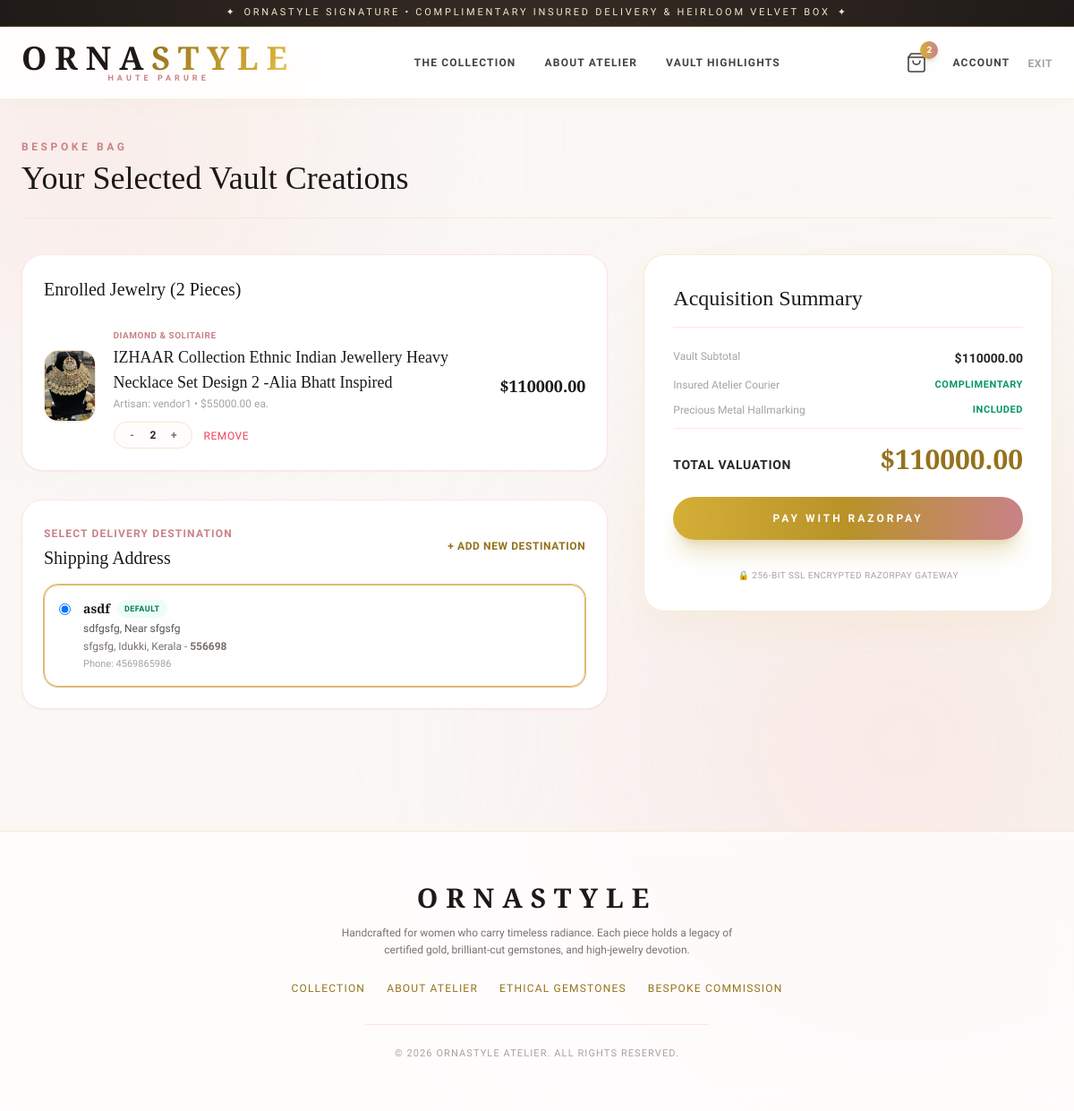
The app's page /cart/ (signed in), older data.
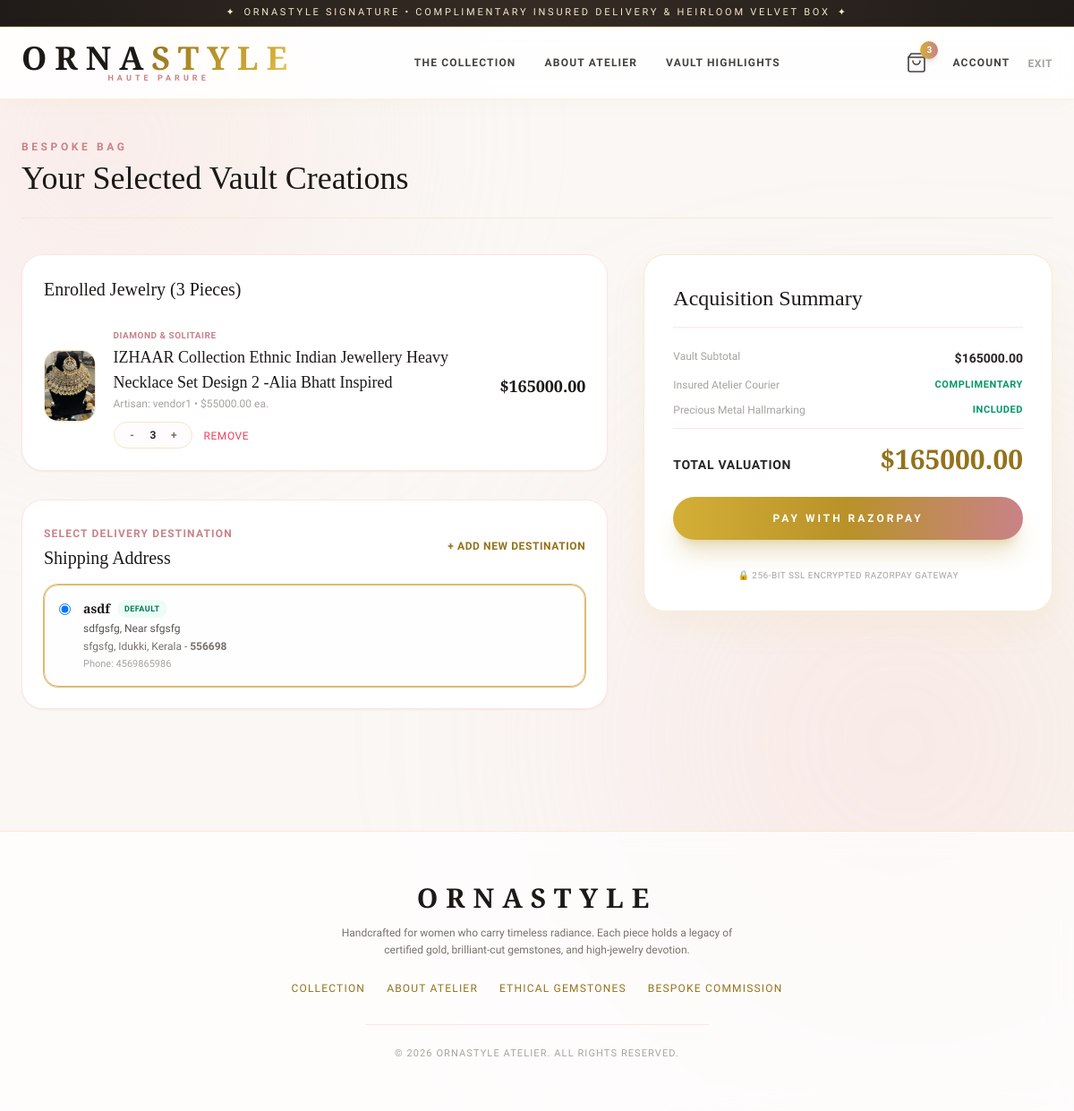
The same page, newer data.
### core/models.py (models this page shows, shortened)
class Cart(models.Model):
    user = models.OneToOneField(
        User, on_delete=models.CASCADE, related_name='cart'
    )
    created_at = models.DateTimeField(auto_now_add=True)
    @property
    def total_price(self):
        return sum(item.subtotal for item in self.items.all())
    @property
    def total_count(self):
        return sum(item.quantity for item in self.items.all())

class CartItem(models.Model):
    cart = models.ForeignKey(
        Cart, on_delete=models.CASCADE, related_name='items'
    )
    jewelry = models.ForeignKey(JewelryItem, on_delete=models.CASCADE)
    quantity = models.PositiveIntegerField(default=1)
    @property
    def subtotal(self):
        return self.jewelry.price * self.quantity

class JewelryItem(models.Model):
    MATERIAL_CHOICES = [
        ('18K_ROSE_GOLD', '18K Rose Gold'),
        ('24K_YELLOW_GOLD', '24K Yellow Gold'),
        ('WHITE_GOLD', 'White Gold'),
        ('DIAMOND_SOLITAIRE', 'Diamond & Solitaire'),
        ('PEARL_GEMSTONE', 'Freshwater Pearl & Gemstone'),
        ('STERLING_SILVER', '925 Sterling Silver'),
    ]
    vendor = models.ForeignKey(
        User, on_delete=models.CASCADE, related_name='jewelry_items'
    )
    category = models.ForeignKey(
        Category, on_delete=models.SET_NULL, null=True, related_name='products'
    )
    title = models.CharField(max_length=200)
    description = models.TextField()
    price = models.DecimalField(max_digits=10, decimal_places=2)
    material = models.CharField(
        max_length=30, choices=MATERIAL_CHOICES, default='18K_ROSE_GOLD'
    )
    weight_in_grams = models.DecimalField(max_digits=6, decimal_places=2)
    stock = models.PositiveIntegerField(default=1)
    image = models.ImageField(upload_to='jewelry_photos/', blank=True, null=True)
    is_active = models.BooleanField(default=True)
    created_at = models.DateTimeField(auto_now_add=True)

class User(AbstractUser):
    class Role(models.TextChoices):
        ADMIN = 'ADMIN', 'Store Administrator'
        VENDOR = 'VENDOR', 'Artisan / Vendor'
        CUSTOMER = 'CUSTOMER', 'Customer'
    role = models.CharField(
        max_length=15, choices=Role.choices, default=Role.CUSTOMER
    )
    phone = models.CharField(max_length=20, blank=True, null=True)
    def is_vendor(self):
        return self.role == self.Role.VENDOR
    def is_custom_admin(self):
        return self.role == self.Role.ADMIN or self.is_superuser

class Address(models.Model):
    user = models.ForeignKey(
        User, on_delete=models.CASCADE, related_name='addresses'
    )
    full_name = models.CharField(max_length=150)
    phone_number = models.CharField(max_length=20)
    street_address = models.CharField(max_length=255)
    landmark = models.CharField(max_length=150, blank=True, null=True)
    city_or_town = models.CharField(max_length=100)
    district = models.CharField(max_length=100, default='Idukki')
    state = models.CharField(max_length=100, default='Kerala')
    pincode = models.CharField(max_length=10)
    is_default = models.BooleanField(default=False)
    created_at = models.DateTimeField(auto_now_add=True)

### core/views.py (the view)
# urls.py: path('cart/', views.cart_detail_view, name='cart_detail'),
@login_required
def cart_detail_view(request):
    if request.user.is_custom_admin():
        messages.info(request, "Administrators do not maintain a client shopping cart.")
        return redirect('dashboard')
    cart, _ = Cart.objects.get_or_create(user=request.user)
    addresses = Address.objects.filter(user=request.user).order_by('-is_default', '-created_at')
    selected_address = addresses.filter(is_default=True).first() or addresses.first()
    context = {
        'cart': cart,
        'addresses': addresses,
        'selected_address': selected_address,
        'razorpay_key_id': settings.RAZORPAY_KEY_ID,
    }
    return render(request, 'store/cart.html', context)

### templates/store/cart.html (shortened to what this page needs)
{% extends 'base.html' %}
{% block content %}
<div class="max-w-6xl mx-auto space-y-10">
    <div class="border-b border-ornagold-200/80 pb-6">
        <span class="text-xs uppercase tracking-[0.3em] text-rosegold font-bold">Bespoke Bag</span>
        <h1 class="font-serif text-3xl sm:text-4xl text-stone-900 font-normal mt-1">Your Selected Vault Creations</h1>
    </div>
    {% if cart.items.exists %}
    <div class="grid grid-cols-1 lg:grid-cols-12 gap-10 items-start">
        <div class="lg:col-span-7 space-y-8">
            <div class="bg-white rounded-3xl p-6 border border-rose-100 shadow-sm space-y-6">
                <h2 class="font-serif text-xl text-stone-900">Enrolled Jewelry ({{ cart.total_count }} Pieces)</h2>
                <div class="divide-y divide-rose-50">
                    {% for item in cart.items.all %}
                    <div class="py-5 first:pt-0 last:pb-0 flex items-center space-x-5">
                        {% if item.jewelry.image %}
                            <img src="{{ item.jewelry.image.url }}" alt="{{ item.jewelry.title }}" class="w-20 h-20 rounded-2xl object-cover border border-ornagold-200 shadow-sm">
                        {% else %}
                            <div class="w-20 h-20 rounded-2xl bg-ornagold-50 border border-ornagold-200 flex items-center justify-center text-[10px] text-stone-400 font-serif italic text-center p-1">No Pic</div>
                        {% endif %}
                        <div class="flex-grow">
                            <span class="text-[10px] uppercase tracking-wider text-rosegold font-semibold">{{ item.jewelry.get_material_display }}</span>
                            <h3 class="font-serif text-lg font-medium text-stone-900">{{ item.jewelry.title }}</h3>
                            <p class="text-xs text-stone-400 font-light mt-0.5">Artisan: {{ item.jewelry.vendor.username }} &bull; ${{ item.jewelry.price }} ea.</p>
                            <div class="flex items-center space-x-3 mt-3">
                                <form method="post" action="{% url 'update_cart_item' item.pk %}" class="flex items-center border border-ornagold-200 rounded-full px-2 py-0.5 bg-rose-50/20">
                                    <button type="submit" name="action" value="decrease" class="w-6 h-6 text-stone-500 hover:text-stone-900 font-bold text-xs">-</button>
                                    <span class="px-2 text-xs font-semibold text-stone-800">{{ item.quantity }}</span>
                                    <button type="submit" name="action" value="increase" class="w-6 h-6 text-stone-500 hover:text-stone-900 font-bold text-xs">+</button>
                                </form>
                                <form method="post" action="{% url 'update_cart_item' item.pk %}">
                                    <button type="submit" name="action" value="remove" class="text-xs text-rose-500 hover:underline uppercase tracking-wider font-medium text-[11px]">Remove</button>
                                </form>
                            </div>
                        </div>
                        <div class="text-right">
                            <span class="font-serif text-lg font-bold text-stone-900">${{ item.subtotal }}</span>
                        </div>
                    </div>
                    {% endfor %}
                </div>
            </div>
            <div class="bg-white rounded-3xl p-6 border border-rose-100 shadow-sm space-y-4">
                <div class="flex items-center justify-between">
                    <div>
                        <span class="text-xs uppercase tracking-widest text-rosegold font-bold">Select Delivery Destination</span>
                        <h3 class="font-serif text-xl text-stone-900 mt-0.5">Shipping Address</h3>
                    </div>
                    <a href="{% url 'address_create' %}?next=cart_detail" class="text-xs uppercase tracking-wider font-semibold text-ornagold-700 hover:underline">
                        + Add New Destination
                    </a>
                </div>
                {% if addresses %}
                    <div class="space-y-3">
                        {% for addr in addresses %}
                        <label class="flex items-start space-x-3.5 p-4 rounded-2xl border cursor-pointer transition hover:bg-rose-50/20 {% if addr == selected_address %}border-ornagold-400 bg-ornagold-50/20 ring-1 ring-ornagold-400{% else %}border-stone-200{% endif %}">
                            <input type="radio" name="selected_shipping_address" value="{{ addr.id }}" {% if addr == selected_address %}checked{% endif %} class="mt-1 text-ornagold-600 focus:ring-ornagold-400" onchange="updateSelectedAddress(this.value)">
                            <div class="text-xs space-y-1">
                                <div class="flex items-center space-x-2">
                                    <strong class="font-serif text-sm text-stone-900">{{ addr.full_name }}</strong>
                                    {% if addr.is_default %}<span class="text-[9px] uppercase tracking-wider px-2 py-0.5 rounded-full bg-emerald-50 text-emerald-700 font-bold">Default</span>{% endif %}
                                </div>
                                <p class="text-stone-600 font-light">{{ addr.street_address }}{% if addr.landmark %}, Near {{ addr.landmark }}{% endif %}</p>
                                <p class="text-stone-500 font-medium">{{ addr.city_or_town }}, {{ addr.district }}, {{ addr.state }} - <strong>{{ addr.pincode }}</strong></p>
                                <p class="text-stone-400 text-[11px]">Phone: {{ addr.phone_number }}</p>
                            </div>
                        </label>
                        {% endfor %}
                    </div>
                {% endif %}
            </div>
        </div>
        <div class="lg:col-span-5 bg-white rounded-3xl p-8 border border-ornagold-200/80 shadow-[0_15px_40px_rgba(212,175,55,0.08)] space-y-6 sticky top-28">
            <h2 class="font-serif text-2xl text-stone-900 border-b border-rose-100 pb-4">Acquisition Summary</h2>
            <div class="space-y-3 text-xs text-stone-600">
                <div class="flex justify-between">
                    <span class="text-stone-400">Vault Subtotal</span>
                    <span class="font-semibold text-stone-800 text-sm">${{ cart.total_price }}</span>
                </div>
                <div class="flex justify-between">
                    <span class="text-stone-400">Insured Atelier Courier</span>
                    <span class="text-emerald-600 font-semibold uppercase tracking-wider text-[11px]">Complimentary</span>
                </div>
                <div class="flex justify-between">
                    <span class="text-stone-400">Precious Metal Hallmarking</span>
                    <span class="text-emerald-600 font-semibold uppercase tracking-wider text-[11px]">Included</span>
                </div>
                <div class="pt-4 border-t border-rose-100 flex justify-between items-baseline">
                    <span class="text-sm font-semibold uppercase tracking-wider text-stone-800">Total Valuation</span>
                    <span class="font-serif text-3xl font-bold text-ornagold-700">${{ cart.total_price }}</span>
                </div>
            </div>
            {% if addresses %}
                <button id="rzp-button" class="w-full py-4 rounded-full bg-gradient-to-r from-ornagold-500 via-ornagold-600 to-rosegold text-white text-xs uppercase tracking-[0.25em] font-semibold shadow-xl shadow-ornagold-600/25 hover:brightness-110 active:scale-95 transition-all duration-300">
                    Pay with Razorpay
                </button>
            {% else %}
                <button disabled class="w-full py-4 rounded-full bg-stone-200 text-stone-400 text-xs uppercase tracking-[0.2em] font-semibold cursor-not-allowed">
                    Add Address to Enable Payment
                </button>
            {% endif %}
            <div class="flex items-center justify-center space-x-2 text-[10px] uppercase tracking-wider text-stone-400 pt-2">
                <span>🔒 256-Bit SSL Encrypted Razorpay Gateway</span>
            </div>
        </div>
    </div>
    {% endif %}
</div>
{% endblock %}

Row changes from the older to the newer data that the page shows:
changed through a linked row, Cart: total_count "2" → "3"; total_price "110000.00" → "165000.00"
changed CartItem "vendor1": quantity "2" → "3"; subtotal "110000.00" → "165000.00"
Text that changed along with them:
{{ global_cart_count }}: "2" → "3"
